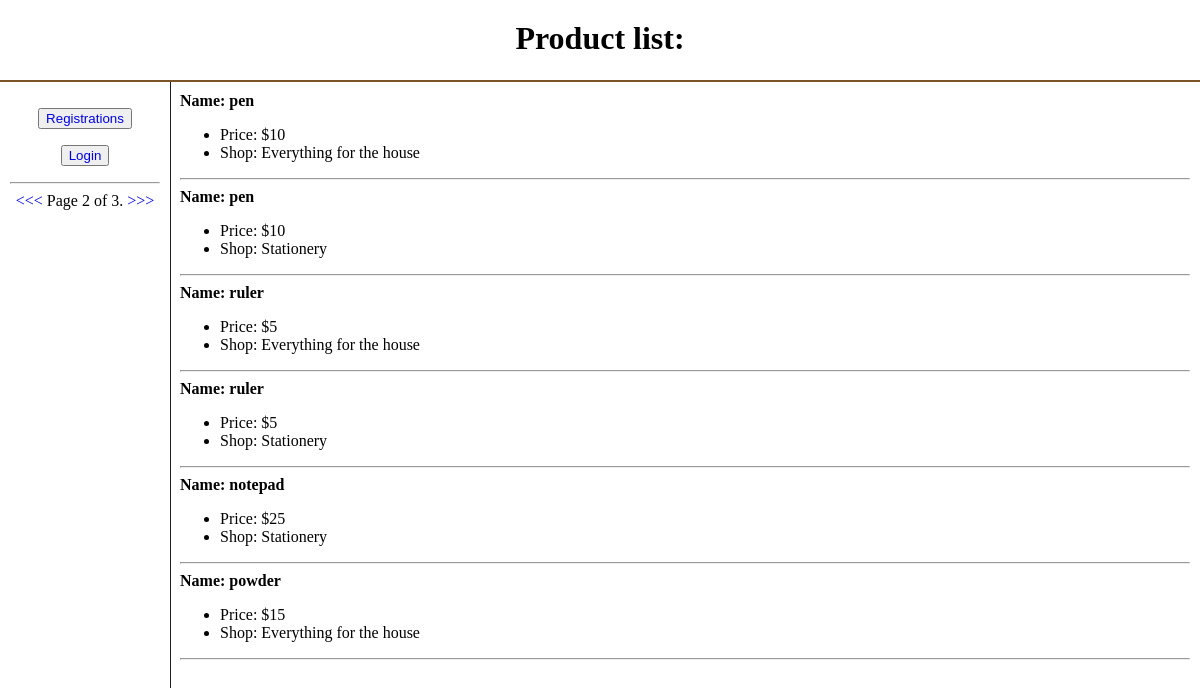
Screenshot of /?page=2 with the database file from the repository.
### marketplace/models.py (models this page shows, shortened)
class Shop(models.Model):
	name = models.CharField(max_length=100, null=False, blank=False)
	description = models.TextField(blank=True)

class Product(models.Model):
	shop = models.ManyToManyField(Shop)
	name = models.CharField(max_length=100, null=False, blank=False)
	price = models.IntegerField(null=False, blank=False)
	product_count = models.IntegerField(null=False, blank=False)
	quantity_sold = models.IntegerField(default=0)

### marketplace/views.py (the view, shortened to what this page needs)
# urls.py: path('', main_page_view, name='main'),
def main_page_view(request: HttpRequest) -> HttpResponse:
	product = Product.objects.prefetch_related('shop').only('name', 'price', 'shop__name').all()
	paginator = Paginator(object_list=product, per_page=4)
	page_number = request.GET.get('page')
	page_obj = paginator.get_page(page_number)
	context = {
		'page_obj': page_obj
	}
	return render(request, 'marketplace/main.html', context=context)

### marketplace/templates/marketplace/main.html (shortened to what this page needs)
<!DOCTYPE html>
<html lang="en">
<head>
</head>
<div id="header"><h1>Product list:</h1></div>
<div id="sidebar">
<p style="text-align: center"><button type="submit"><a href="{% url 'users:register' %}">Registrations</a> </button></p>
    {% if request.user.is_authenticated %}
        <p style="text-align: center"><button type="submit"><a href="{% url 'users:account' %}">Account</a> </button></p>
        <p style="text-align: center"><button type="submit"><a href="{% url 'marketplace:basket' %}">Basket</a></button></p>
        <p style="text-align: center"><button type="submit"><a href="{% url 'marketplace:sales_report' %}">Sales report</a></button></p>
    {% else %}
        <p style="text-align: center"><button type="submit"><a href="{% url 'users:login' %}">Login</a> </button></p>
    {% endif %}
<hr>
    <nav class="pagination" style="text-align: center">
        <span class="step-links">
            {% if page_obj.has_previous %}
                <a href="?page={{ page_obj.previous_page_number }}"><<<</a>
            {% endif %}
            <span class="current">
                Page {{ page_obj.number }} of {{ page_obj.paginator.num_pages }}.
            </span>
            {% if page_obj.has_next %}
                <a href="?page={{ page_obj.next_page_number }}">>>></a>
            {% endif %}
        </span>
    </nav>
</div>
<body>
<div id="content">
{% for product in page_obj %}
    {% for shop in product.shop.all %}
        <b>Name: {{ product.name }}</b>
        <ul>
            <li>Price: ${{ product.price }}</li>
            <li>Shop: {{ shop.name }}</li>
        </ul>
        <hr>
    {% endfor %}
{% endfor %}
</div>
</body>
</html>

### marketplace/templates/marketplace/main.html (style rules this page uses)
body { margin: 0; }
#sidebar, #content { position: absolute; }
#sidebar, #content { overflow: auto; padding: 10px; }
#header { height: 80px; border-bottom: 2px solid #7B5427; text-align: center; }
#header h1 { padding: 20px; margin: 0; }
#sidebar { width: 150px; border-right: 1px solid #231F20; top: 82px; bottom: 0; }
#content { top: 82px; left: 170px; bottom: 0; right: 0; }
a { text-decoration: none; }

### rows the page displays
Product: name "pen", price "10"
Shop: name "Everything for the house"
Shop: name "Stationery"
Product: name "ruler", price "5"
Product: name "notepad", price "25"
Product: name "powder", price "15"

### other values shown
{{ page_obj.number }} "2"
{{ page_obj.paginator.num_pages }} "3"
